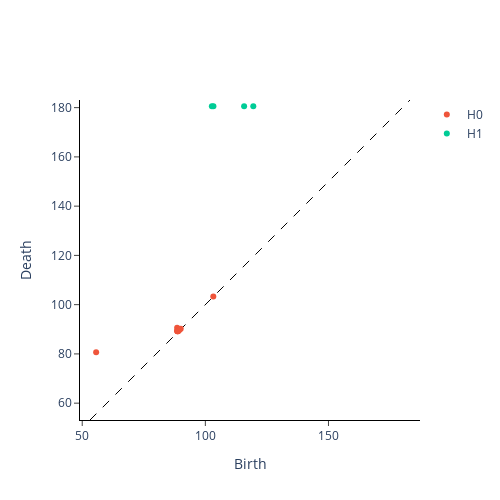

The code cell stored with this chart in its notebook:
### Code cell
cubical_persistence.plot(im_cub)

### Figure 1 — Plotly figure (JSON) as saved in the notebook; plotly's stock layout.template omitted (floating-point values rounded to 4 significant figures)
{"data": [{"hoverinfo": "none", "line": {"color": "black", "dash": "dash", "width": 1}, "mode": "lines", "showlegend": false, "type": "scatter", "x": [53.16, 183.1], "y": [53.16, 183.1]}, {"hoverinfo": "text", "hovertext": ["(55.65968020030299, 80.62257748298549)", "(88.54377448471462, 90.60353193998566)", "(88.58893836140041, 89.47066558375433)", "(88.63972021616495, 89.31965069345043)", "(88.60022573334675, 89.19641248391103)", "(89.62700485902673, 90.13878188659973)", "(89.0, 89.44271909999159)", "(88.76936408468859, 89.15716460273958)", "(89.1852005660132, 89.55445270895244)", "(89.35882720806042, 89.69392398596462)", "(89.58794561770016, 89.88882021697692)", "(88.88756943465155, 89.1852005660132)", "(90.0, 90.21086409075129)", "(103.23759005323593, 103.27632836231156)"], "mode": "markers", "name": "H0", "type": "scatter", "x": [55.66, 88.54, 88.59, 88.64, 88.6, 89.63, 89, 88.77, 89.19, 89.36, 89.59, 88.89, 90, 103.2], "y": [80.62, 90.6, 89.47, 89.32, 89.2, 90.14, 89.44, 89.16, 89.55, 89.69, 89.89, 89.19, 90.21, 103.3]}, {"hoverinfo": "text", "hovertext": ["(102.6498904042279, 180.60512242138307)", "(103.27632836231156, 180.60512242138307)", "(115.74541027617467, 180.60512242138307)", "(119.47384651043926, 180.60512242138307)"], "mode": "markers", "name": "H1", "type": "scatter", "x": [102.6, 103.3, 115.7, 119.5], "y": [180.6, 180.6, 180.6, 180.6]}], "layout": {"height": 500, "plot_bgcolor": "white", "width": 500, "xaxis": {"autorange": false, "exponentformat": "e", "linecolor": "black", "linewidth": 1, "mirror": false, "range": [53.16, 183.1], "showexponent": "all", "showline": true, "side": "bottom", "ticks": "outside", "title": {"text": "Birth"}, "type": "linear", "zeroline": true}, "yaxis": {"autorange": false, "exponentformat": "e", "linecolor": "black", "linewidth": 1, "mirror": false, "range": [53.16, 183.1], "scaleanchor": "x", "scaleratio": 1, "showexponent": "all", "showline": true, "side": "left", "ticks": "outside", "title": {"text": "Death"}, "type": "linear", "zeroline": true}}}
